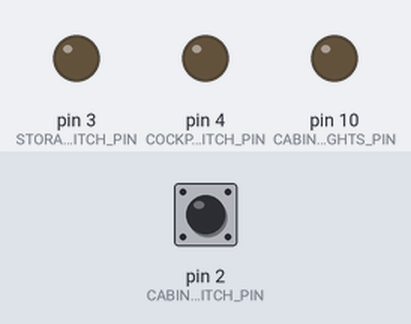
Recording of a sketch running on a simulated Arduino Uno, built with avr-gcc and run on an emulated ATmega328P. On the bench: output pins drawn as LEDs (lit = HIGH). The inputs (shaded band) are chosen by the test bench; at power-on: pin 2 (CABIN_LIGHTS_SWITCH_PIN) LOW.

Above: at 1.2 s.
1.3 s: pin 2 (CABIN_LIGHTS_SWITCH_PIN) pulled HIGH for 0.15 s
At 1.37 s:
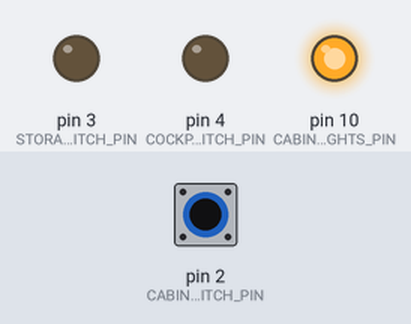
2.9 s: pin 2 (CABIN_LIGHTS_SWITCH_PIN) pulled HIGH for 3.2 s
At 6.5 s:
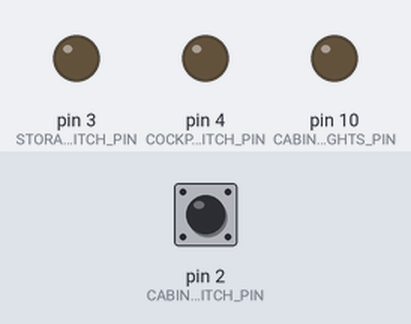
Timing chart, 0 to 8.0 s (numbered marks = the images above; inputs shaded):
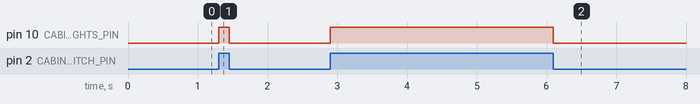

Measured:
- after the input at 1.3 s, pin 10 (CABIN_LIGHTS_PIN): LOW → HIGH at once, → LOW 0.15 s later
- after the input at 2.9 s, pin 10 (CABIN_LIGHTS_PIN): LOW → HIGH at once, → LOW 3.2 s later

The sketch:

multi-dip-switch-input.ino
```cpp
/**
 * Day 04 - Multiple Inputs via dip switch
 */

#include "Arduino.h"


/*
 * Apparently #define is deprecated, so we should be using const
 */
const byte CABIN_LIGHTS_PIN = 10;
const byte STORAGE_LIGHTS_PIN = 11;
const byte COCKPIT_LIGHTS_PIN = 12;

const byte CABIN_LIGHTS_SWITCH_PIN = 2;
const byte STORAGE_LIGHTS_SWITCH_PIN = 3;
const byte COCKPIT_LIGHTS_SWITCH_PIN = 4;


/**
 *The setup function runs once when you press reset or power the board
 */
void setup() {
  // Board Setup
  pinMode(CABIN_LIGHTS_SWITCH_PIN, INPUT);
  pinMode(CABIN_LIGHTS_PIN, OUTPUT);

  pinMode(STORAGE_LIGHTS_PIN, INPUT);
  pinMode(STORAGE_LIGHTS_SWITCH_PIN, OUTPUT);

  pinMode(COCKPIT_LIGHTS_PIN, INPUT);
  pinMode(COCKPIT_LIGHTS_SWITCH_PIN, OUTPUT);
}


/**
 * The loop function runs over and over again forever
 */
void loop() {
  // Could use if/else here, but because we want the state of our light to match
  // the state of the light switch, we can just pass the value in as a parameter.

  byte cabinLightSwitchState = digitalRead(CABIN_LIGHTS_SWITCH_PIN);
  digitalWrite(CABIN_LIGHTS_PIN, cabinLightSwitchState);

  byte storageLightSwitchState = digitalRead(STORAGE_LIGHTS_SWITCH_PIN);
  digitalWrite(STORAGE_LIGHTS_PIN, storageLightSwitchState);

  byte cockpitLightSwitchState = digitalRead(COCKPIT_LIGHTS_SWITCH_PIN);
  digitalWrite(COCKPIT_LIGHTS_PIN, cockpitLightSwitchState);

}
```
